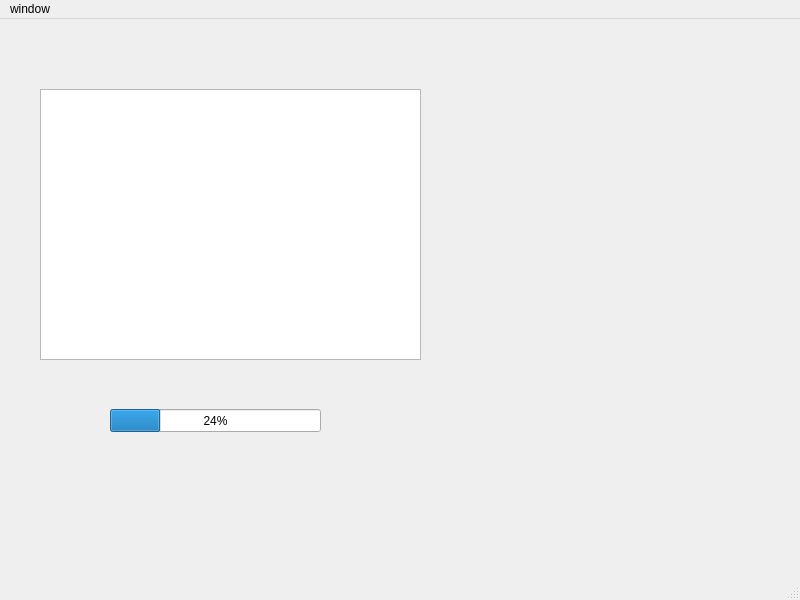
<?xml version="1.0" encoding="UTF-8"?>
<ui version="4.0">
 <class>MainWindow</class>
 <widget class="QMainWindow" name="MainWindow">
  <property name="geometry">
   <rect>
    <x>0</x>
    <y>0</y>
    <width>800</width>
    <height>600</height>
   </rect>
  </property>
  <property name="windowTitle">
   <string>MainWindow</string>
  </property>
  <widget class="QWidget" name="centralwidget">
   <widget class="QGraphicsView" name="graphicsView">
    <property name="geometry">
     <rect>
      <x>40</x>
      <y>70</y>
      <width>381</width>
      <height>271</height>
     </rect>
    </property>
   </widget>
   <widget class="QProgressBar" name="progressBar">
    <property name="geometry">
     <rect>
      <x>110</x>
      <y>390</y>
      <width>211</width>
      <height>23</height>
     </rect>
    </property>
    <property name="value">
     <number>24</number>
    </property>
   </widget>
  </widget>
  <widget class="QMenuBar" name="menubar">
   <property name="geometry">
    <rect>
     <x>0</x>
     <y>0</y>
     <width>800</width>
     <height>26</height>
    </rect>
   </property>
   <widget class="QMenu" name="menuwindow">
    <property name="title">
     <string>window</string>
    </property>
    <addaction name="separator"/>
   </widget>
   <addaction name="menuwindow"/>
  </widget>
  <widget class="QStatusBar" name="statusbar"/>
 </widget>
 <resources/>
 <connections/>
</ui>
